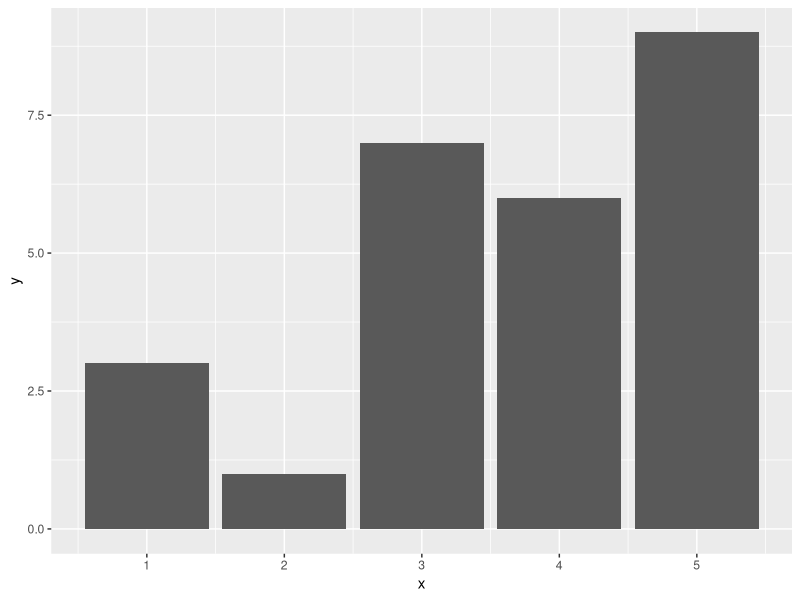
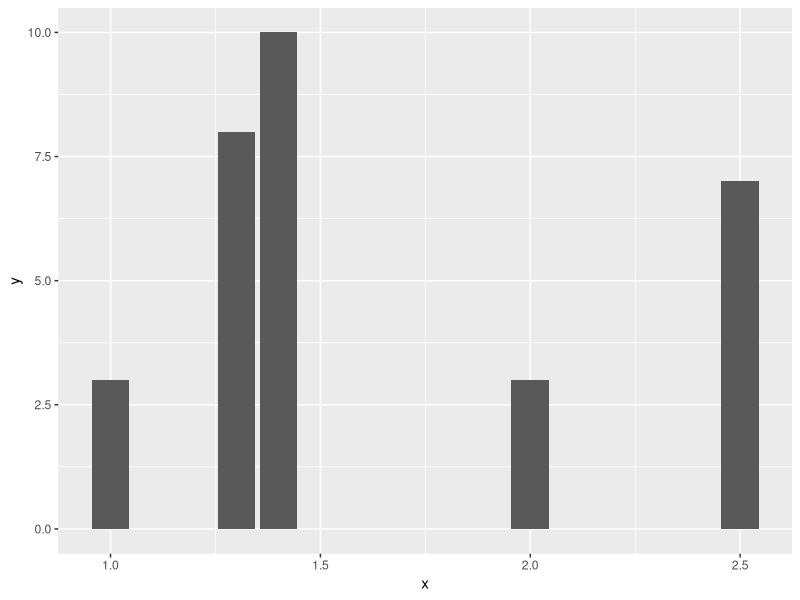
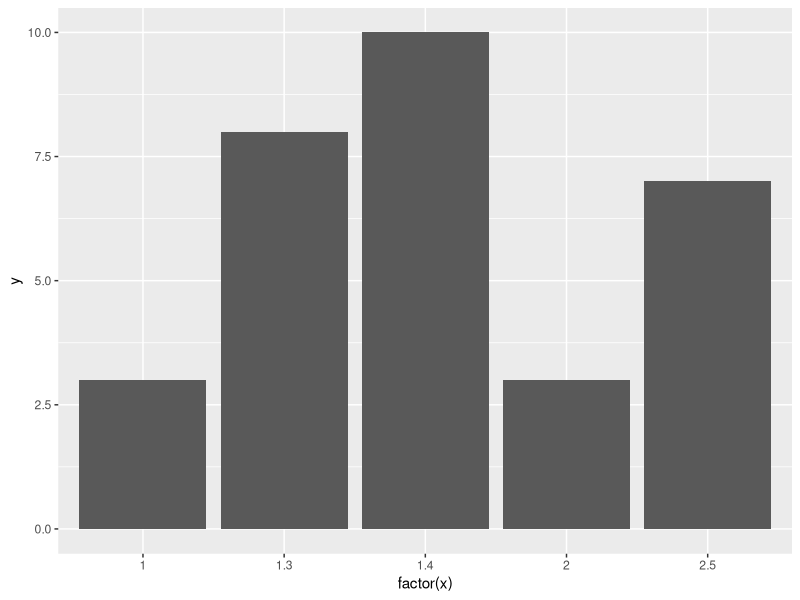
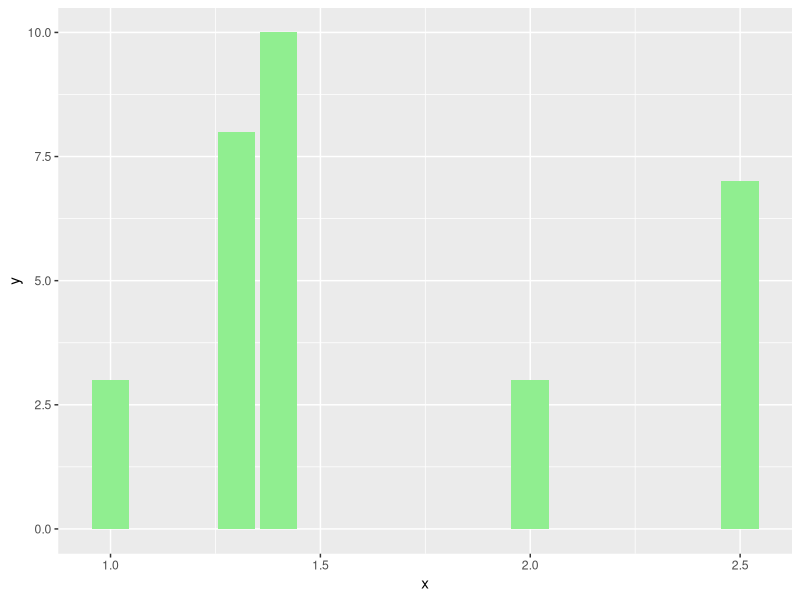
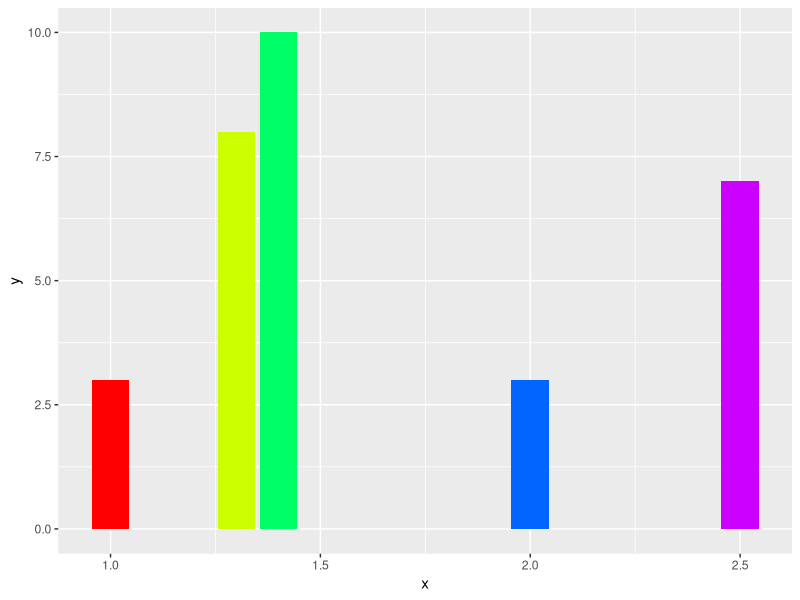
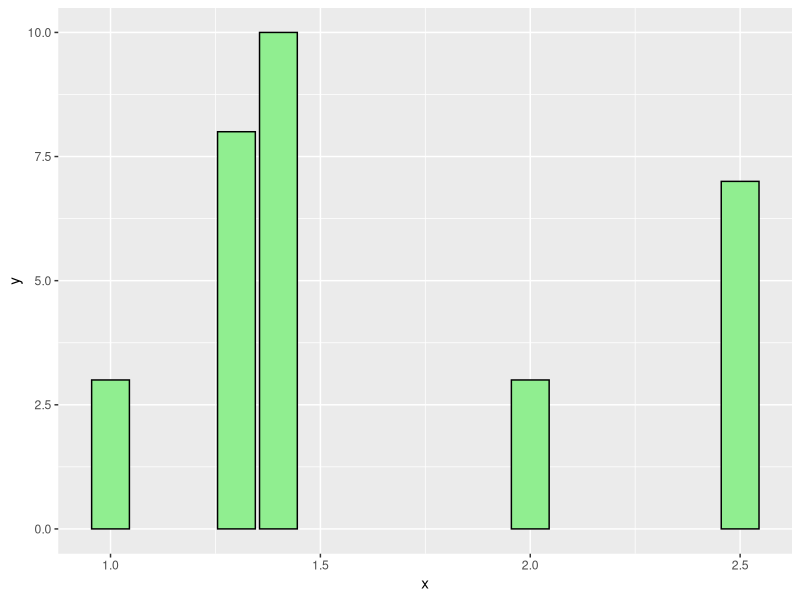
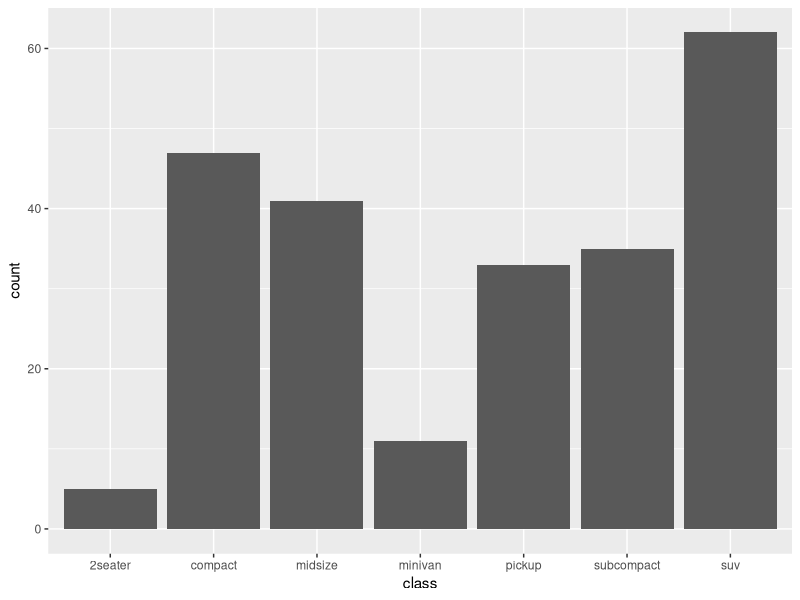
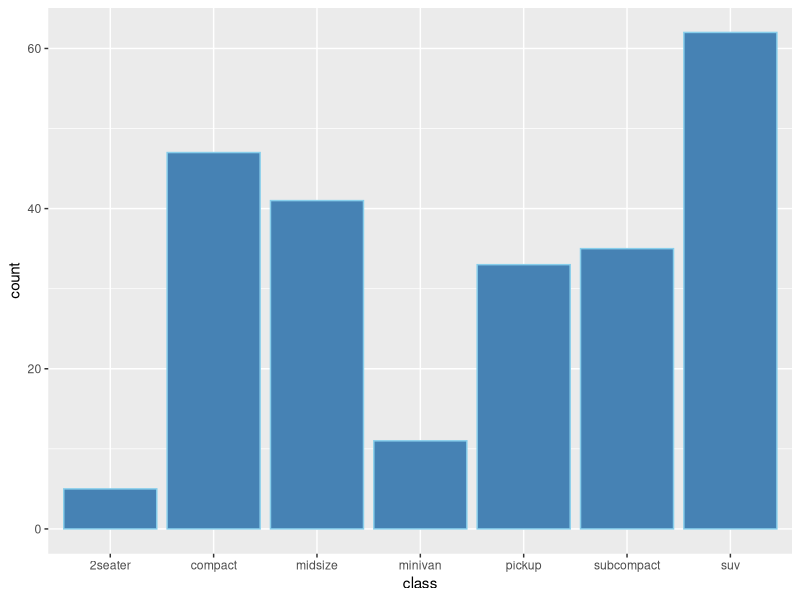

The R source for these figures, in order: (Note: this script raises an error after producing the figures.)
library(ggplot2)
#################bar chart  + histogram
#bar chart with table 
# Discrete variable 
x<-1:5
y<-round(runif(5,1,10))
z<-data.frame(x,y)
z
ggplot(data = z,aes(x=x,y=y))+geom_bar(stat = "identity")

#if x continuous variable 
x<-c(1,1.3,1.4,2.0,2.5)
y<-round(runif(5,1,10))
z<-data.frame(x,y)

ggplot(data = z,aes(x=x,y=y))+geom_bar(stat = "identity")

#force x to be discrete 
ggplot(data = z,aes(x=factor(x),y=y))+geom_bar(stat = "identity")

#change colour
ggplot(data = z,aes(x=x,y=y))+geom_bar(stat = "identity",fill="lightgreen")
ggplot(data = z,aes(x=x,y=y))+geom_bar(stat = "identity",fill=rainbow(5))

#add border
ggplot(data = z,aes(x=x,y=y))+geom_bar(stat = "identity",fill="lightgreen",colour="black")

#count data 
# continuous variable
mpg
ggplot(data = mpg,aes(x=class))+geom_bar()
b<-ggplot(data = mpg)
b+geom_bar(aes(x=class),colour="skyblue",fill="steelblue")
b+geom_bar(aes(x=displ))
b+geom_histogram(aes(x=displ))#直方图
b+geom_histogram(aes(x=displ),bins = 50,fill="lightcoral")
b+geom_histogram(aes(x=displ),binwidth = 0.1,fill="lightcoral")

#change colour with respect to categpries
a<-c("A","B","C","D","E","F","G","H","I","J")
b<-ceiling(runif(10,10,13)) 
c<-round(runif(10,5,20))
d<-data.frame(a,b,c)

ggplot(data = d,aes(x=a,y=c,fill=b))+geom_bar(stat = "identity")

ggplot(data = d,aes(x=a,y=c,fill=factor(b)))+geom_bar(stat = "identity")

ggplot(data = d,aes(x=a,y=c))+geom_bar(stat = "identity",fill=b)

f<-factor(b,labels = c("First","Second","Third"))    
e<-data.frame(a,f,c)       
ggplot(data = e,aes(x=a,y=c,fill=f))+geom_bar(stat = "identity")
ggplot(data = e,aes(x=a,y=c))+geom_bar(stat = "identity",fill=f)

g<-factor(b,labels = c("red","violet","coral"))
e<-data.frame(a,f,c,g)
ggplot(data = e,aes(x=a,y=c))+geom_bar(stat = "identity",fill=g)

#group data
x<-rep(1:3,2) 
y<-rep(1:2,3)
r<-round(runif(6,1,10))
z<-data.frame(x,y,r)
table(z$x,z$y) 
ggplot(data = z,aes(x=factor(x),y=r,fill=factor(y)))+
  geom_bar(stat = "identity",colour="black")

ggplot(data = z,aes(x=factor(x),y=r,fill=factor(y)))+
  geom_bar(stat = "identity",colour="black",position = "dodge")
#or
ggplot(data = z,aes(x=factor(x),y=r,fill=factor(y)))+
  geom_bar(stat = "identity",colour="black",position=position_dodge())

z1<-z[-6,] 
z1
ggplot(data = z1,aes(x=factor(x),y=r,fill=factor(y)))+
  geom_bar(stat = "identity",colour="black")

ggplot(data = z1,aes(x=factor(x),y=r,fill=factor(y)))+
  geom_bar(stat = "identity",colour="black",position = "dodge")

z2<-rbind(z1,c(3,2,NA))
ggplot(data = z2,aes(x=factor(x),y=r,fill=factor(y)))+
  geom_bar(stat = "identity",colour="black",position = "dodge")

#group count data
ggplot(data=mpg,aes(x=class,fill=drv))+geom_bar(position = "dodge")
ggplot(data=mpg,aes(x=class,fill=drv))+geom_bar()

#set bar width and spacing 
ggplot(data=mpg,aes(x=class,fill=drv))+geom_bar(width = 0.5) 
ggplot(data=mpg,aes(x=class,fill=drv))+geom_bar(width = 1)

ggplot(data=mpg,aes(x=class,fill=drv))+geom_bar(width = 0.5,position = "dodge")

# width=x makes each group total width=x
ggplot(data=mpg,aes(x=class,fill=drv))+geom_bar(width = 0.5,position = position_dodge(width = 0.7))

#position_dodge(width=x) makes the middle of each bar
#where it would be if the bar width is x and touching

#add labels
x<-1:5
y<-round(runif(5,1,10))
z<-data.frame(x,y)

ggplot(data = z,aes(x=x,y=y))+geom_bar(stat="identity")+
  geom_text(aes(label=y),colour="red",vjust=-0.5)

b<-ggplot(data=mpg)
mpg$class
tab<-data.frame(table(mpg$class))
b+geom_bar(aes(x=class),fill="steelblue")+
  geom_text(aes(x=1:7,y=Freq,label=Freq),data=tab,vjust=1,size=3)
#default size font=5

#reorder bars
a<-c("A","B","C","D","E","F","G","H","I","J")
b<-ceiling(runif(10,10,13))
c<-round(runif(10,5,20))
d<-data.frame(a,b,c)

ggplot(data=d,aes(x=a,y=c))+geom_bar(stat = "identity")

ggplot(data=d,aes(x=a,y=c))+geom_bar(stat = "identity")+
  scale_x_discrete(limits=c("A","C","B","D","E","F","G","H","I","J"))

ggplot(data=d,aes(x=reorder(a,b),y=c))+geom_bar(stat = "identity")

library(rmarkdown)
rmarkdown::run("barchats.Rmd")
